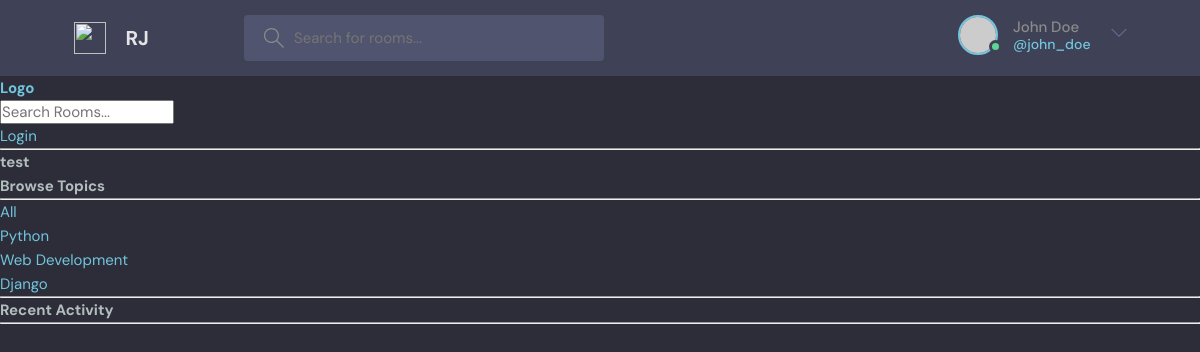
Screenshot of /profile/3/ with the database file from the repository.
### base/models.py (models this page shows, shortened)
class Topic(models.Model):
    name = models.CharField(max_length=200)

### base/views.py (the view)
# urls.py: path('profile/<str:pk>/', views.userProfile, name="user-profile"),
def userProfile(request, pk):
    user = User.objects.get(id=pk)
    rooms = user.room_set.all()
    room_messages = user.message_set.all()
    topics = Topic.objects.all()
    context = {'user':user, 'rooms':rooms,'room_messages': room_messages, 'topics': topics}
    return render(request, 'base/profile.html', context)

### base/templates/base/profile.html (shortened to what this page needs)
{% extends 'main.html' %}
{%  block content %}
<h1>{{user.username}}</h1>
<div class="profile-container">
    <div>
        {% include 'base/topics_component.html' %}
         <hr>
    </div>
       <div>
           {% include 'base/activity_component.html' %}
    </div>
</div>
{% endblock content %}

### base/templates/base/topics_component.html
        <h3>Browse Topics</h3>
        <hr>
        <div>
            <a href="{% url 'home' %}">All</a>
        </div>
        {% for topic in topics %}
        <div>
            <a href="{% url 'home' %}?q={{topic.name}}">{{topic.name}}</a>
        </div>
        {% endfor %}

### static/styles/style.css (style rules this page uses)
:root { --color-main: #71c6dd; --color-main-light: #e1f6fb; --color-dark: #3f4156; --color-dark-medium: #51546e; --color-dark-light: #696d97; --color-light: #e5e5e5; --color-gray: #8b8b8b; --color-light-gray: #b2bdbd; --color-bg: #2d2d39; --color-success: #5dd693; --color-error: #fc4b0b; }
* { font-family: "DM Sans", -apple-system, BlinkMacSystemFont, "Segoe UI", Roboto, Oxygen, Ubuntu, Cantarell, "Open Sans", "Helvetica Neue", sans-serif; margin: 0; padding: 0; box-sizing: border-box; text-rendering: optimizeLegibility; font-size: inherit; }
html { font-size: 56.25%; }
@media only screen and (min-width: 1200px) { html { font-size: 62.5%; } }
body { line-height: 1.6; font-weight: 400; font-size: 1.5rem; color: var(--color-light-gray); background-color: var(--color-bg); min-height: 100vh; }
a { display: inline-block; color: var(--color-main); text-decoration: none; }

### base/templates/base/profile.html (style rules this page uses)
.profile-container { display: grid; grid-template-columns: 1fr, 3fr, 1fr; }

### rows the page displays
Topic: name "Python"
Topic: name "Web Development"
Topic: name "Django"

### other values shown
{{ user.username }} "test"
